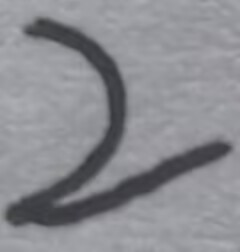
#> input picture 深度学习/第二周/numpy手写MNIST（无CNN）/9879a277b88e10ea34ed54ad7438eae3.jpg, 240 x 252 px
$ python -i predict_image.py   (imports and definitions only)
#> lines starting #> are read from the running program, lines starting #| are printed output that depends on the picture
import numpy as np
import PIL.Image as Image
from eval import load_checkpoint
from nn import forward

def otsu(arr):
    hist,_=np.histogram(arr.flatten(),bins=256,range=(0,256))
    hist=hist.astype(float)
    total=hist.sum()
    sum_total=np.dot(np.arange(256),hist)
    best_thresh,best_val=0,0
    sum_bg,weight_bg=0.0,0.0

    for t in range(256):
        weight_bg+=hist[t]
        if weight_bg==0 or weight_bg==total:
            continue
        weight_fg=total-weight_bg
        sum_bg+=t*hist[t]
        mean_bg=sum_bg/weight_bg
        mean_fg=(sum_total-sum_bg)/weight_fg
        var=weight_fg*weight_bg*(mean_bg-mean_fg)**2
        if var>best_val:
            best_thresh=t
            best_val=var

    return best_thresh


def preprocess_image(image_path):
#> called with image_path = '9879a277b88e10ea34ed54ad7438eae3.jpg'
    img=Image.open(image_path).convert('L')
    arr=np.array(img,dtype=np.float32)

    if arr.mean()>127:
        arr=255-arr
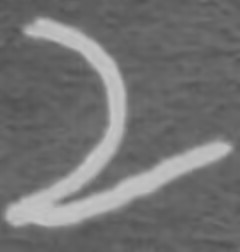
#> arr: shape (252, 240) float32; min 81, max 200, mean 114.6

    thresh=otsu(arr)
#> in otsu, `hist,_=np.histogram(arr.flatten(),bins=256,range=(0,256))`: hist = 256 values, max 3526 at index 99, min 0 at index 0, mean 236.2
#> in otsu, `total=hist.sum()`: total = 60480
#> in otsu, `sum_total=np.dot(np.arange(256),hist)`: sum_total = 6932641
#> the loop in otsu, `for t in range(256):` made 256 passes
#> (weight_bg, weight_fg, sum_bg, mean_bg, mean_fg, var, best_val) on pass 82: (3, 60477, 243, 81, 114.6, 205178025, 205178025)
#> (weight_bg, weight_fg, sum_bg, mean_bg, mean_fg, best_val) on passes 83 to 88: (18, 60462, 1473, 81.83, 114.6, 1.17e+09), (45, 60435, 3714, 82.53, 114.7, 2.81e+09), (99, 60381, 8250, 83.33, 114.7, 5.87e+09), (197, 60283, 16580, 84.16, 114.7, 1.11e+10), (359, 60121, 30512, 84.99, 114.8, 1.92e+10), (555, 59925, 47564, 85.7, 114.9, 2.83e+10)
#> after the loop in otsu, `for t in range(256):`: best_thresh = 140; best_val = 3.19e+12; sum_bg = 6932041; weight_bg = 60480
#> thresh = 140
    arr=np.where(arr>thresh,arr,0.0)
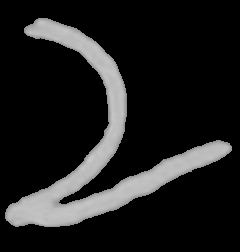
#> arr: shape (252, 240) float32; min 0, max 200, mean 30.6

    rows=np.any(arr>0,axis=1)
    cols=np.any(arr>0,axis=0)

    if not rows.any():
        return Image.fromarray(np.zeros((28,28),dtype=np.uint8))

    r_min,r_max=np.where(rows)[0][[0,-1]]
#> r_min = 18; r_max = 226
    c_min,c_max=np.where(cols)[0][[0,-1]]
#> c_min = 5; c_max = 231

    h=r_max-r_min+1
#> h = 209
    w=c_max-c_min+1
#> w = 227
    pad=int(max(h,w)*0.2)
#> pad = 45
    r_min=max(0,r_min-pad)
#> r_min = 0
    c_min=max(0,c_min-pad)
#> c_min = 0
    r_max=min(arr.shape[0]-1,r_max+pad)
#> r_max = 251
    c_max=min(arr.shape[1]-1,c_max+pad)
#> c_max = 239
    cropped=arr[r_min:r_max+1,c_min:c_max+1]

    h,w=cropped.shape
#> h = 252; w = 240
    if h>w:
        right=(h-w)//2
#> right = 6
        left=(h-w)-right
#> left = 6
        cropped=np.pad(cropped,((0,0),(left,right)))
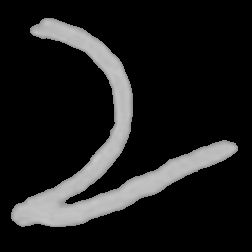
#> cropped: shape (252, 252) float32; min 0, max 200, mean 29.2
    else:
        top=(w-h)//2
        bottom=(w-h)-top
        cropped=np.pad(cropped,((top,bottom),(0,0)))

    pil_20=Image.fromarray(cropped.astype(np.uint8)).resize((20,20),Image.Resampling.LANCZOS)
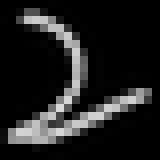
#> pil_20: PIL image 20x20 L (shown 8 times larger); min 0, max 217, mean 30.8

    canvas=np.zeros((28,28),dtype=np.uint8)
    canvas[4:24,4:24]=np.array(pil_20)
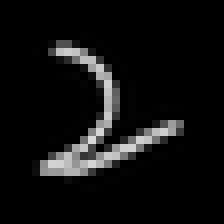
#> canvas: shape (28, 28) (shown 8 times larger); min 0, max 217, mean 15.7

    return Image.fromarray(canvas)


def predict_image(image_path):
    params=load_checkpoint('checkpoints/final_best.npz')
    pil=preprocess_image(image_path)
    x = np.array(pil, dtype=np.float32).reshape(1, 784) / 255.0
    A2,_=forward(x,params)
    ans=np.argmax(A2)
    return ans

# [7 lines not run here, left out]

>>> result = preprocess_image('9879a277b88e10ea34ed54ad7438eae3.jpg')
